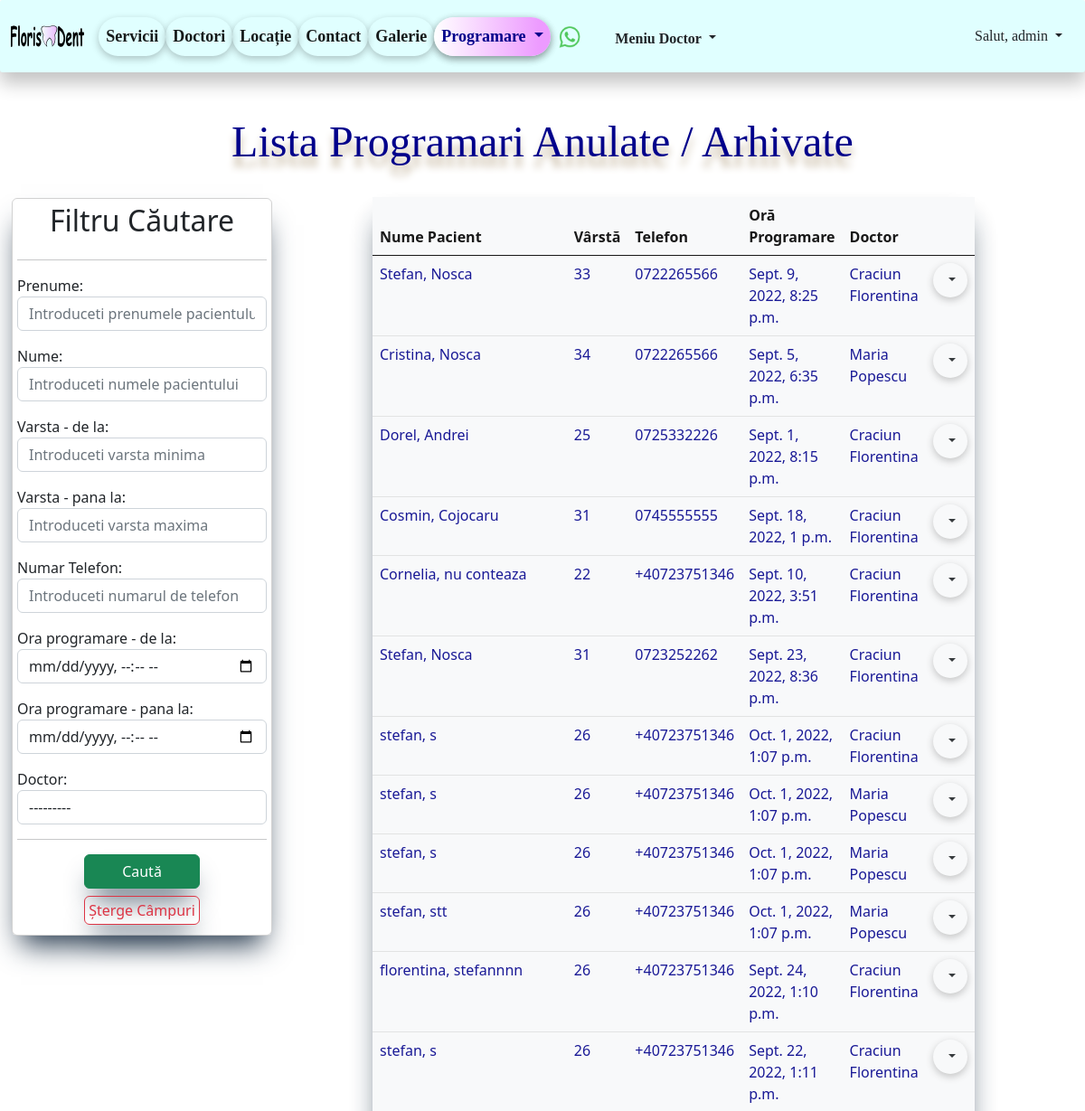
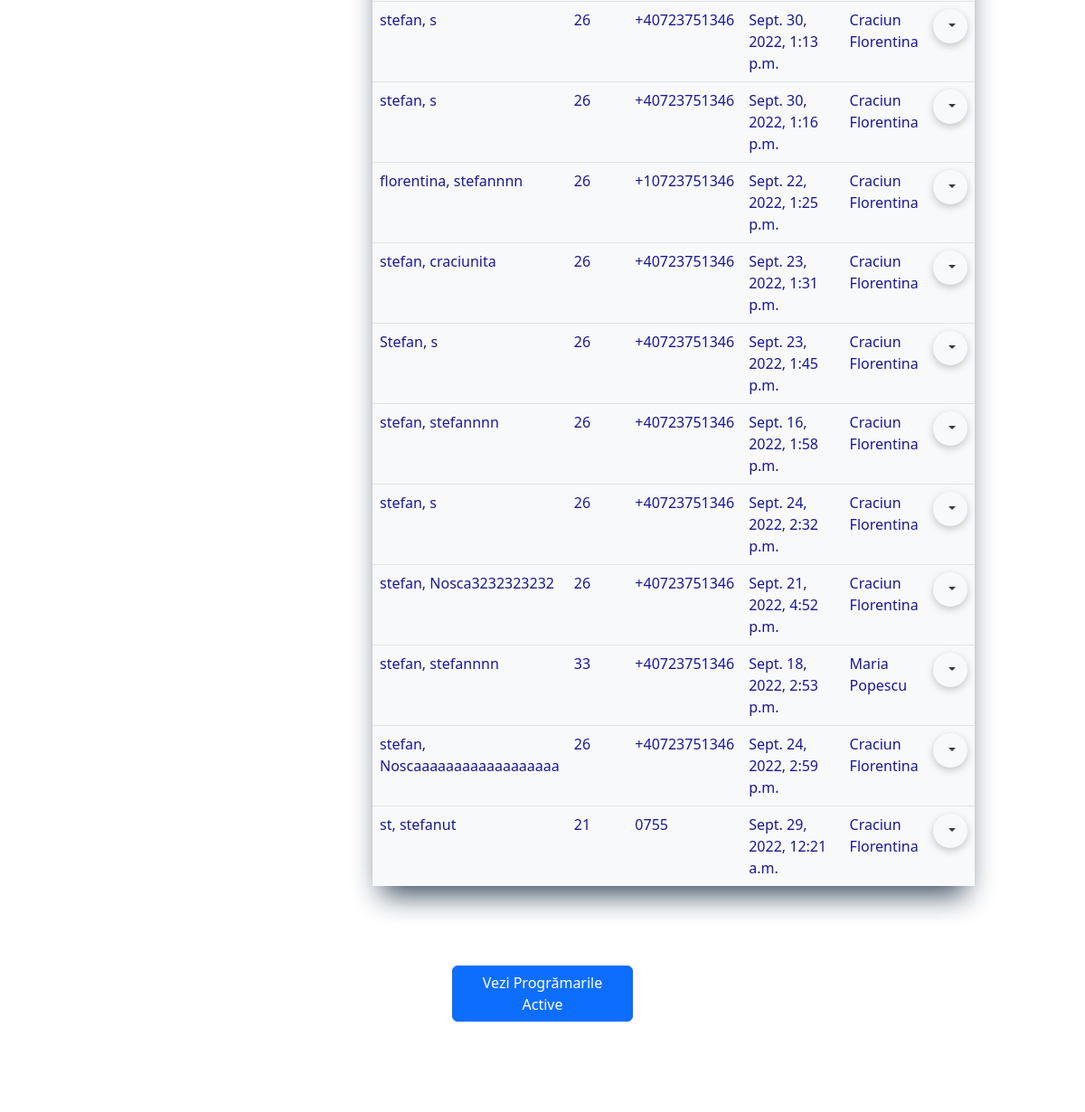
The app's page /list_of_programari_anulate/ (signed in, upper part), older data (2 pictures, top to bottom).
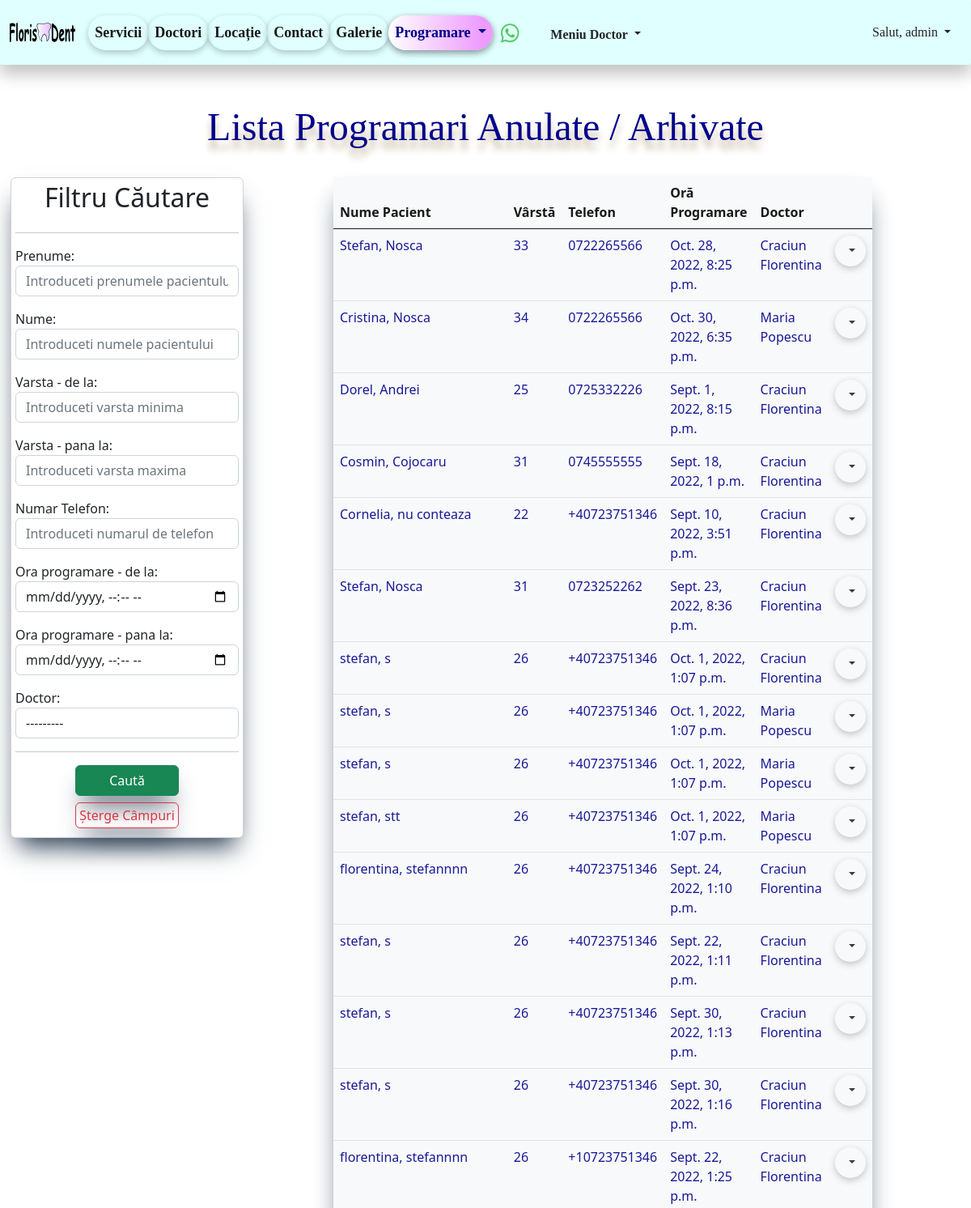
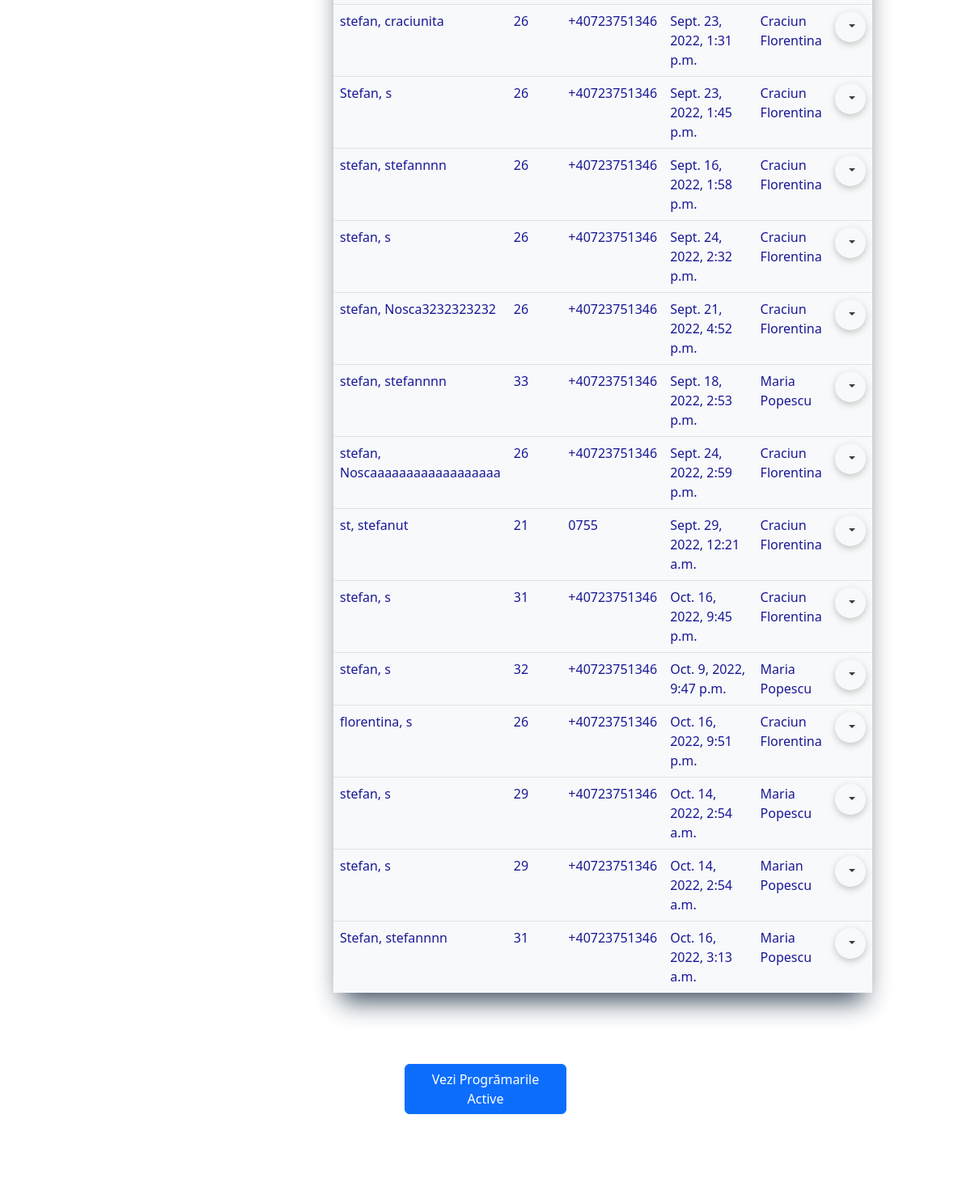
The same page, newer data (2 pictures, top to bottom).
### programari/models.py (models this page shows, shortened)
class Programari(models.Model):
    prenume = models.CharField(max_length=30)
    nume = models.CharField(max_length=30)
    varsta = models.IntegerField()
    numar_telefon = models.CharField(blank=True, max_length=20)
    email = models.EmailField(blank=True, max_length=50)
    ora_programare = models.DateTimeField()
    doctor = models.ForeignKey(Doctor, on_delete=models.CASCADE, null=True)
    active = models.BooleanField(default=True)
    created_at = models.DateTimeField(auto_now_add=True)
    updated_at = models.DateTimeField(auto_now=True)

### doctori/models.py (models this page shows)
class Doctor(models.Model):
    nume_doctor = models.CharField(max_length=40)
    specializare = models.CharField(max_length=50)
    experienta = models.IntegerField()
    email = models.EmailField(blank=True, max_length=50)
    descriere = models.TextField(blank=True, max_length=300)
    varsta = models.IntegerField()
    image = models.ImageField(upload_to='images/doctori/', null=True, blank=True)
    active = models.BooleanField(default=True)
    created_at = models.DateTimeField(default=datetime.now)
    updated_at = models.DateTimeField(auto_now=True)
    def __str__(self):
        return f'{self.nume_doctor}'

### programari/views.py (the view)
# urls.py: path('list_of_programari_anulate/', views.ProgramareListViewAnulate.as_view(), name='list-of-programari-anulate'),
class ProgramareListViewAnulate(LoginRequiredMixin, ListView):
    template_name = 'programari/list_of_programari_anulate.html'
    model = Programari
    context_object_name = 'all_programari_anulate'
    def get_context_data(self, **kwargs):
        data = super(ProgramareListViewAnulate, self).get_context_data(**kwargs)
        all_programari_anulate = Programari.objects.filter(active=False)
        data['programari_anulate'] = all_programari_anulate
        my_filter_ = ProgramariFilters(self.request.GET, queryset=all_programari_anulate)
        data['all_programari_anulate'] = my_filter_.qs
        data['my_filter_anulate'] = my_filter_
        return data

### templates/programari/list_of_programari_anulate.html (shortened to what this page needs)
{% extends 'base.html' %}
{% block content %}
    <h2 class="my_header text-center">Lista Programari Anulate / Arhivate</h2>
    <br>
    <div class="container-fluid">
        <div class="row">
            <div class="col-md-4">
                <div class="card"
                     style="width: 18rem; box-shadow: rgb(38, 57, 77) 0px 20px 30px -10px; padding: 5px; margin: 1px; background-color: transparent">
                    <h2 class="my-h text-center">Filtru Căutare</h2>
                    <hr>
                    <form class="my-h" method="get">
                        {{ my_filter_anulate.form.as_p }}
                        <hr>
                        <button type="submit" class="btn btn-success mx-auto"
                                style="display:grid; justify-content:center; width: 8rem; box-shadow: rgb(38, 57, 77) 0px 20px 30px -10px;  margin: 3%;">
                            Caută
                        </button>
                        <a href="{% url 'list-of-programari' %}" class="btn btn-outline-danger mx-auto"
                           style="display:flex; justify-content:center; width: 8rem; box-shadow: rgb(38, 57, 77) 0px 20px 30px -10px; padding:3px; margin: 2%;">
                            Șterge Câmpuri</a>
                    </form>
                </div>
            </div>
            <div class="col-md-6">
                <table class="table table-light table-hover" style="border-style: hidden; box-shadow: rgb(38, 57, 77) 0px 20px 30px -10px;">
                    <thead>
                    <tr style="color: black; border-bottom-color: black">
                        <th>Nume Pacient</th>
                        <th>Vârstă</th>
                        <th>Telefon</th>
                        <th>Oră Programare</th>
                        <th>Doctor</th>
                        <th></th>
                    </tr>
                    </thead>
                    <tbody>
                    {% for programari in all_programari_anulate %}
                        <tr>
                            <td>{{ programari.prenume }}, {{ programari.nume }}</td>
                            <td>{{ programari.varsta }}</td>
                            <td>{{ programari.numar_telefon }}</td>
                            <td>{{ programari.ora_programare }}</td>
                            <td>{{ programari.doctor }}</td>
                            <td>
                                <li class="nav-item dropdown" style="list-style-type: none">
                                    <button class="btn dropdown-toggle" id="navbarDropdown"
                                            role="button"
                                            data-bs-toggle="dropdown" aria-expanded="false">
                                    </button>
                                </li>
                            </td>
                        </tr>
                    {% endfor %}
                    </tbody>
                </table>
            </div>
        </div>
    </div>
    <br><br><br>
    <div class="d-grid gap-2 col-2 mx-auto">
        <a href="{% url 'list-of-programari' %}" class="btn btn-primary" type="button">Vezi Progrămarile Active</a>
    </div>
{% endblock %}

Row changes from the older to the newer data that the page shows:
changed Programari: ora_programare "Sept. 9, 2022, 8:25 p.m." → "Oct. 28, 2022, 8:25 p.m."
changed Programari "Cristina": ora_programare "Sept. 5, 2022, 6:35 p.m." → "Oct. 30, 2022, 6:35 p.m."
now on this page (row edited): Programari: prenume "stefan", nume "s", varsta "31", numar_telefon "+40723751346", ora_programare "Oct. 16, 2022, 9:45 p.m.", doctor "Craciun Florentina"
now on this page (row edited): Programari: prenume "stefan", nume "s", varsta "32", numar_telefon "+40723751346", ora_programare "Oct. 9, 2022, 9:47 p.m.", doctor "Maria Popescu"
now on this page (row edited): Programari: prenume "florentina", nume "s", varsta "26", numar_telefon "+40723751346", ora_programare "Oct. 16, 2022, 9:51 p.m.", doctor "Craciun Florentina"
now on this page (row edited): Programari: prenume "stefan", nume "s", varsta "29", numar_telefon "+40723751346", ora_programare "Oct. 14, 2022, 2:54 a.m.", doctor "Maria Popescu"
now on this page (row edited): Programari: prenume "stefan", nume "s", varsta "29", numar_telefon "+40723751346", ora_programare "Oct. 14, 2022, 2:54 a.m.", doctor "Marian Popescu"
now on this page (row edited): Programari: prenume "Stefan", nume "stefannnn", varsta "31", numar_telefon "+40723751346", ora_programare "Oct. 16, 2022, 3:13 a.m.", doctor "Maria Popescu"
